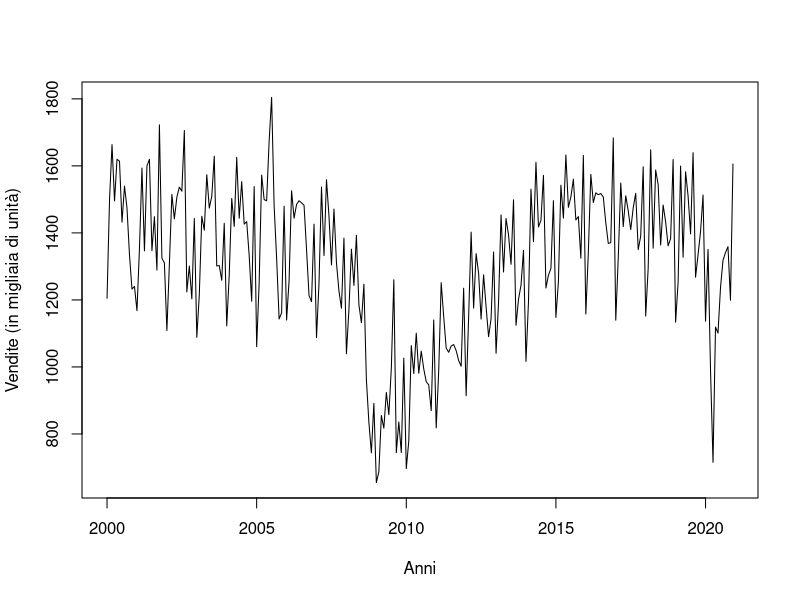
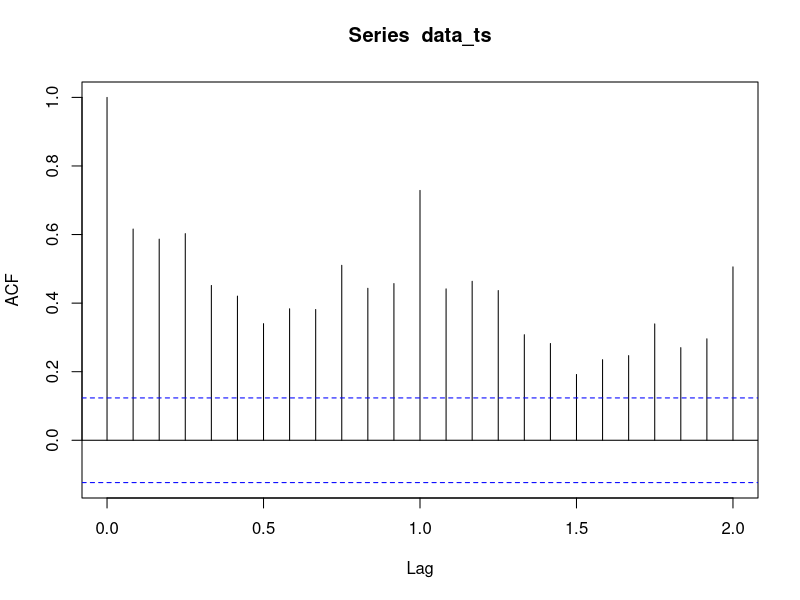
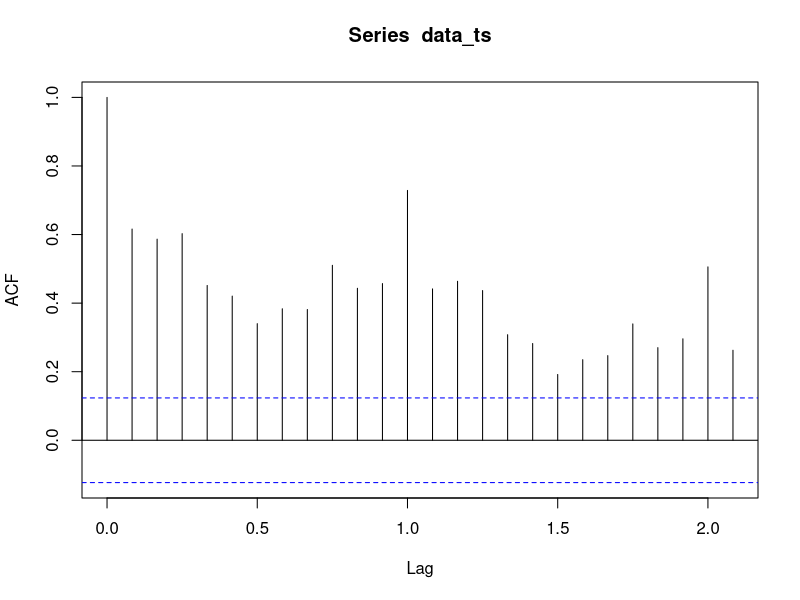
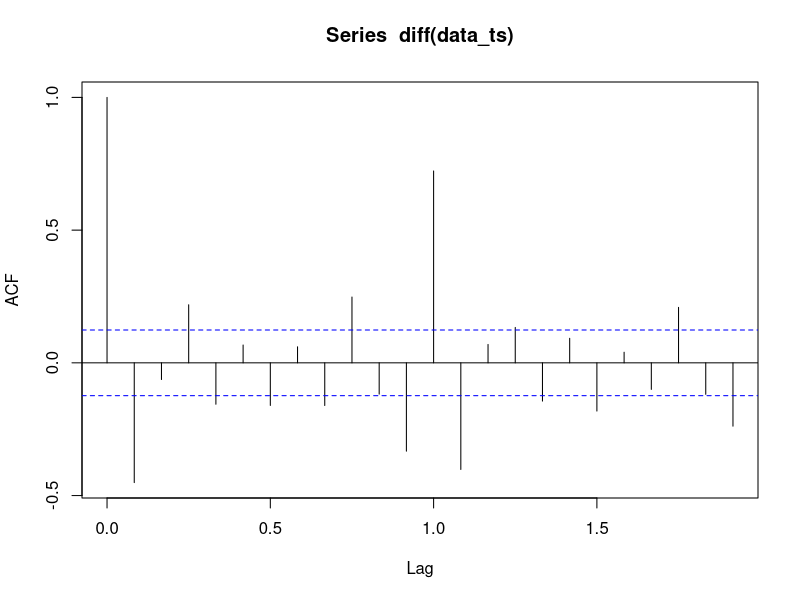
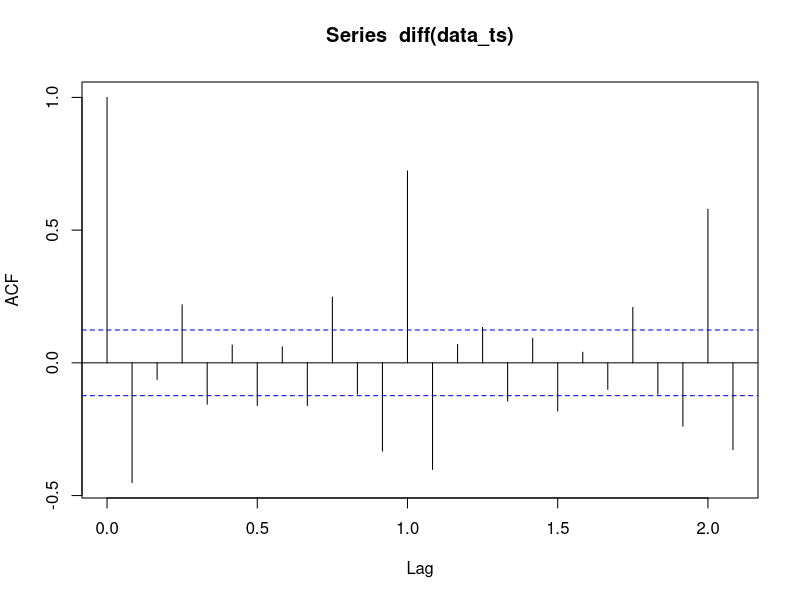
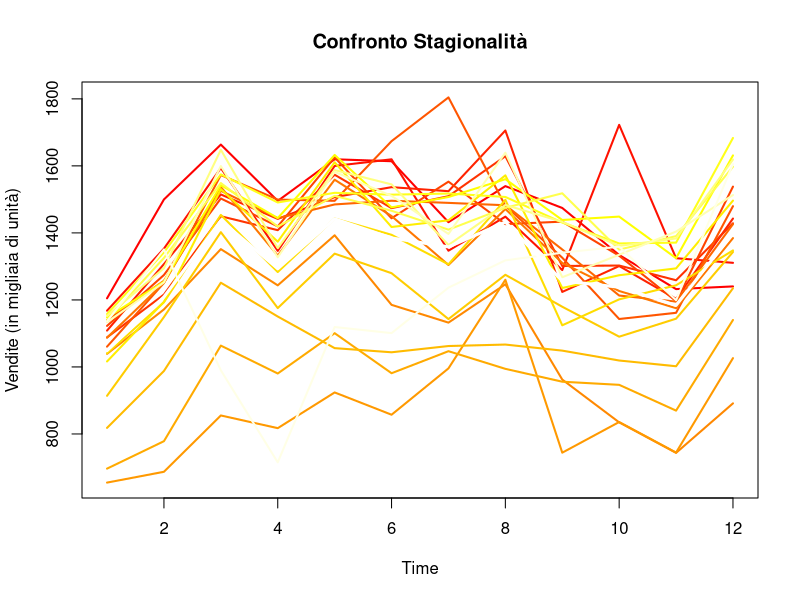
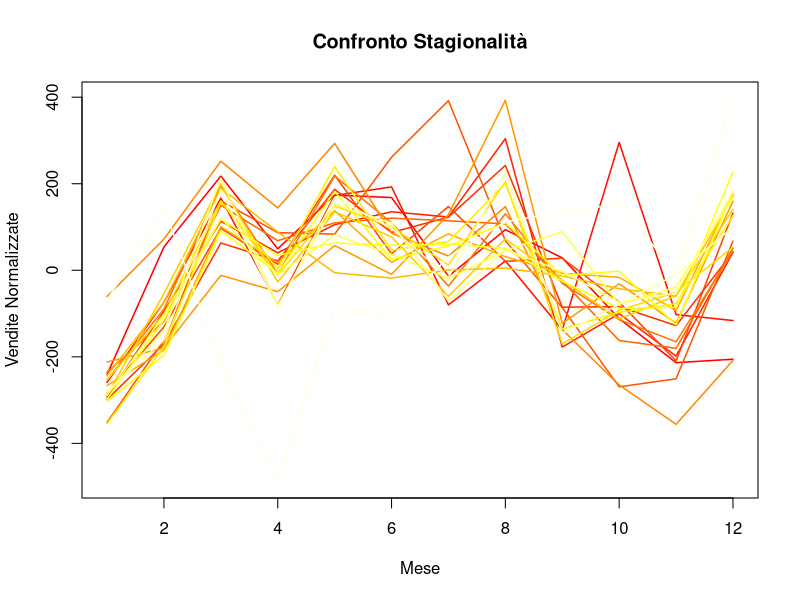
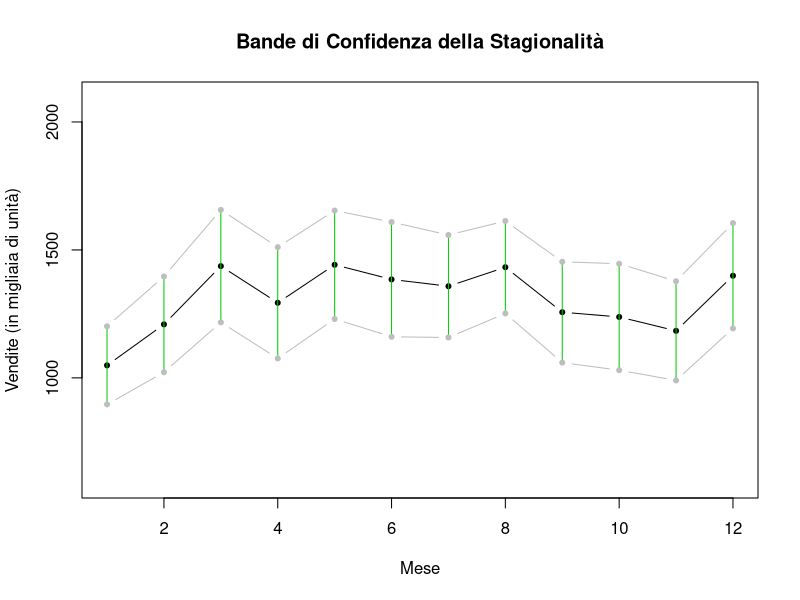

Reproduce these figures in R, in order.
data = read.csv("LTOTALNSA.csv", header = TRUE, sep = ",", stringsAsFactors = F)
colnames(data) <- c("Data", "Vendite")
head(data)
summary(data)

# Costruzione Time Series
data_ts <- ts(data$Vendite, frequency = 12, start = 2000, end = c(2020, 12))
head(data_ts)
ts.plot(data_ts, xlab="Anni", ylab="Vendite (in migliaia di unità)")

# Parametri Time Series
start(data_ts)
end(data_ts)
frequency(data_ts)


### ANALISI PRELIMINARE
# ACF
acf(data_ts)
acf(data_ts, 25) ### Chiari picchi dopo un periodo e due periodi
acf(diff(data_ts))
acf(diff(data_ts), 25)


# Confronto Stagionalità
m_data = matrix(data_ts, 12, 21)

ts.plot(m_data, col = heat.colors(21), main = "Confronto Stagionalità", ylab = "Vendite (in migliaia di unità)", lwd=2)
lines(rowMeans(m_data),lwd=3,col="white")

# Rimuoviamo il trend normalizzando
ts.plot(scale(m_data, scale=F), col = heat.colors(21), main = "Confronto Stagionalità", ylab = "Vendite Normalizzate", xlab="Mese", lwd=1.5)
par(bg = "white")

# Bande di confidenza Stagionalità
data_ts.sd=vector("numeric",12)
for(i in 1:12){
  data_ts.sd[i]=sd(m_data[i,])
}

data_ts.m=rowMeans(m_data)
plot(data_ts.m,pch=20,type="b", ylim=range(c(data_ts.m-3*data_ts.sd, data_ts.m+3*data_ts.sd)), 
     main = "Bande di Confidenza della Stagionalità", ylab="Vendite (in migliaia di unità)", xlab="Mese")
arrows(1:12,data_ts.m-data_ts.sd,1:12,data_ts.m+data_ts.sd,length=0.02,angle=90,
       code=3,col="green3")
points(data_ts.m+data_ts.sd,type="b",pch=20,col="gray")
points(data_ts.m-data_ts.sd,type="b",pch=20,col="gray")

# Boxplot Stagionalità
boxplot(t(m_data), pch=19)
boxplot(t(scale(m_data, scale=F)), pch=19)


### DECOMPOSIZIONE

# Decomposizione Additiva
data_ts.da=decompose(data_ts)
plot(data_ts.da)

# Decomposizione Moltiplicativa
data_ts.dm=decompose(data_ts, type="multiplicative")
plot(data_ts.dm)

# Stl Additivo
data_ts.stla = stl(data_ts,s.window=11)
plot(data_ts.stla, main="Decomposizione STL Additiva")

# Stl Moltiplicativo
data_ts.stlm = stl(log(data_ts),s.window=7)
plot(data_ts.stlm, main="Decomposizione STL Moltiplicativa")

# Confronto Stagionalità
plot(data_ts.da$seasonal,main = "Confronto Stagionalità", ylab = "Stagionalità")
lines(mean(data_ts.dm$trend, na.rm=T)*(data_ts.dm$seasonal-1),col="red")
lines(data_ts.stla$time.series[,1],col="green")
lines(data_ts.stlm$time.series[,1]*mean(data_ts.stla$time.series[,2],na.rm=T),col="blue")


# Confronto rumore
plot(data_ts.da$random, ylab="Rumore")
lines(mean(data_ts.dm$trend, na.rm=TRUE)*(data_ts.dm$random-1), col="red")
lines(data_ts.stla$time.series[,3],col="green")
lines(data_ts.stlm$time.series[,3]*mean(data_ts.stla$time.series[,2],na.rm=T),col="blue")

### VALORI PARAGONABILI CATTURANO COSE SIMILI, dobbiamo decidere quale decomposizione funzioni
# meglio.

### ANALISI DEI RESIDUI

# DECOMPOSIZIONE ADDITIVA
data_ts.dar <- na.omit(data_ts.da$random)

# Istogramma
hist(data_ts.dar, 35, freq=F, main="Istogramma Residui Additivi", xlab="Residui")
lines(density(data_ts.dar), col="blue")
lines(sort(data_ts.dar), dnorm(sort(data_ts.dar), mean(data_ts.dar), sd(data_ts.dar)), col="red")

# Q-Q Plot
qqnorm(data_ts.dar, main="Q-Q Plot Residui Additivi")
qqline(data_ts.dar, col="red")

# Shapito Wilk
shapiro.test(data_ts.dar)

# ACF Residui  I RESIDUI NON HANNO UNA STRUTTURA NON HANNO PICCHI NELLE VARIE STAGIONI
acf(data_ts.dar, 50, main = "ACF Residui Additivi")


# DECOMPOSIZIONE MOLTIPLICATIVA
data_ts.dmr <- na.omit(log(data_ts.dm$random))


# Istogramma
hist(data_ts.dmr, 35, freq=F, main="Istogramma Residui Moltiplicativi", xlab="Residui")
lines(density(data_ts.dmr), col="blue")
lines(sort(data_ts.dmr), dnorm(sort(data_ts.dmr), mean(data_ts.dmr), sd(data_ts.dmr)), col="red")

# Q-Q Plot
qqnorm(data_ts.dmr, main="Q-Q Plot Residui Moltiplicativi")
qqline(data_ts.dmr, col="red")

# Shapiro Wilk
shapiro.test(data_ts.dmr)

# ACF Residui
acf(data_ts.dmr, 50, main = "ACF Residui Moltiplicativi")


# DECOMPOSIZIONE STL ADDITIVA
data_ts.stlar <- data_ts.stla$time.series[,3]

# Istogramma
hist(data_ts.stlar, 30, freq=F, main="Istogramma Residui STL Additivi", xlab="Residui")
lines(density(data_ts.stlar), col="blue")
lines(sort(data_ts.stlar), dnorm(sort(data_ts.stlar), mean(data_ts.stlar), sd(data_ts.stlar)), col="red")

# Q-Q Plot
qqnorm(data_ts.stlar, main="Q-Q Plot Residui STL Additivi")
qqline(data_ts.stlar, col="red")

# Shapiro Wilk
shapiro.test(data_ts.stlar)

# ACF Residui
acf(data_ts.stlar, 50, main = "ACF Residui STL Additivi")


# DECOMPOSIZIONE STL MOLTIPLICATIVA
data_ts.stlmr <- data_ts.stlm$time.series[,3]


# Istogramma
hist(data_ts.stlmr, 40, freq=F, main="Istogramma Residui STL Moltiplicativi", xlab="Residui")
lines(density(data_ts.stlmr), col="blue")
lines(sort(data_ts.stlmr), dnorm(sort(data_ts.stlmr), mean(data_ts.stlmr), sd(data_ts.stlmr)), col="red")

# Q-Q Plot
qqnorm(data_ts.stlmr, main="Q-Q Plot Residui STL Moltiplicativi")
qqline(data_ts.stlmr, col="red")

# Shapiro Wilk
shapiro.test(data_ts.stlmr)

# ACF Residui
acf(data_ts.stlmr, 50, main = "ACF Residui STL Moltiplicativi")


# Confronto Deviazione Standard modelli di Decomposizione
sd(acf(data_ts.dar, plot=F)$acf)
sd(acf(data_ts.dmr, plot=F)$acf)
sd(acf(data_ts.stlar, plot = F)$acf)
sd(acf(data_ts.stlmr, plot = F)$acf)


### PREVISIONE

# Holt Winters

data_ts.hw.1 = HoltWinters(data_ts)
plot(data_ts.hw.1)

data_ts.hw.1$alpha
data_ts.hw.1$beta
data_ts.hw.1$gamma

# Confronto con STL additivo
# Trend
ts.plot(data_ts.stla$time.series[,2],data_ts.hw.1$fitted[,2],col=c("black","red"), main = "Confronto HW Auto con Trend STL Additivo")
legend(
  "bottomleft",
  legend = c( "STL Additivo", "Holt-Winters Auto"),
  col = c("black", "red"),
  lwd = 2,
  cex = 0.6
)

# Stagionalità
ts.plot(data_ts.stla$time.series[,1],data_ts.hw.1$fitted[,4],col=c("black","red"), ylim=c(-450, 200), main = "Confronto HW Auto con Stagionalità STL Additivo")
legend(
  "bottomleft",
  legend = c( "STL Additivo", "Holt-Winters Auto"),
  col = c("black", "red"),
  lwd = 2,
  cex = 0.6
)

# Holt Winters Manuale
x=1:22

coefficients(lm(data_ts[1:22]~x))

data_ts.hw.2 = HoltWinters(data_ts, alpha=0.35, beta=0.1, gamma=0.45, l.start=1451, b.start=-0.37 )
plot(data_ts.hw.2)
plot(data_ts.hw.2$fitted)

plot(HoltWinters(data_ts,l.start=48,b.start=-0.21)$fitted)

# Confronto con STL additivo
# Trend
ts.plot(data_ts.stla$time.series[,2],data_ts.hw.2$fitted[,2],col=c("black","red"), main = "Confronto HW Man con Trend STL Additivo")
legend(
  "bottomleft",
  legend = c( "STL Additivo", "Holt-Winters Man"),
  col = c("black", "red"),
  lwd = 2,
  cex = 0.6
)

# Stagionalità
ts.plot(data_ts.stla$time.series[,1],data_ts.hw.2$fitted[,4],col=c("black","red"), ylim=c(-450, 200), main = "Confronto HW Man con Stagionalità STL Additivo")
legend(
  "bottomleft",
  legend = c( "STL Additivo", "Holt-Winters Man"),
  col = c("black", "red"),
  lwd = 2,
  cex = 0.6
)

# Autoregressione con Yule-Walker
data_ts.ar = ar(data_ts)
data_ts.ar
data_ts.ar$var/var(data_ts[15:length(data_ts)])

data_ts.ar.an = data_ts - data_ts.ar$resid


# Autoregressione con Minimi Quadrati
data_ts.ls = ar(data_ts, method="ols")
data_ts.ls
data_ts.ar$var/var(data_ts[23:length(data_ts)])

data_ts.ls.an = data_ts - data_ts.ls$resid



### ANALISI DEI RESIDUI

# Holt Winters con parametri automatici
data_ts.hw.1.r = residuals(data_ts.hw.1)

plot(data_ts.hw.1.r, type="p", pch=20)
plot(data_ts.hw.1$fitted[,1], data_ts.hw.1.r, pch=20)

# Varianza Spiegata
var(data_ts.hw.1.r)/var(window(data_ts, c(2001, 1)))

# Autocorrelazione
acf(data_ts.hw.1.r, main="ACF Residui HW Auto")

# Istogramma
hist(data_ts.hw.1.r, 30, freq=F, main="Istogramma Residui HW Auto")
lines(density(data_ts.hw.1.r),col="blue")
lines(sort(na.omit(data_ts.hw.1.r)),dnorm(sort(na.omit(data_ts.hw.1.r)),mean(na.omit(data_ts.hw.1.r)),sd(na.omit(data_ts.hw.1.r))),col="red")

# Q-Q Plot
qqnorm(data_ts.hw.1.r,main = "Q-Q Plot HW Auto")
qqline(data_ts.hw.1.r, col="red")

# Shapiro Test
shapiro.test(data_ts.hw.1.r)

# Incertezza
plot(data_ts.hw.1, predict(data_ts.hw.1, 12), main="Holt-Winters Auto", ylim=c(300,1800))
#lines(predict(data_ts.hw.1, 12) + qnorm(0.05, mean(data_ts.hw.1.r)), col="blue")
#lines(predict(data_ts.hw.1, 12) + qnorm(0.95, mean(data_ts.hw.1.r)), col="blue")
lines(predict(data_ts.hw.1, 12) + quantile(data_ts.hw.1.r, 0.05), col="green3")
lines(predict(data_ts.hw.1, 12) + quantile(data_ts.hw.1.r, 0.95), col="green3")
legend(
  "bottomleft",
  legend = c( "Osservazioni", "Holt-Winters Auto"),
  col = c("black", "red"),
  lwd = 2,
  cex = 0.6
)


# Holt Winters con parametri manuali
data_ts.hw.2.r = residuals(data_ts.hw.2)

plot(data_ts.hw.2.r, type="p", pch=20)
plot(data_ts.hw.2$fitted[,1], data_ts.hw.2.r, pch=20)

# Varianza Spiegata
var(data_ts.hw.2.r)/var(window(data_ts, c(2001, 1)))

# Autocorrelazione
acf(data_ts.hw.2.r, main="ACF Residui HW Man")

# Istogramma
hist(data_ts.hw.2.r, 30, freq=F, main="Istogramma Residui HW Man")
lines(density(data_ts.hw.2.r),col="blue")
lines(sort(na.omit(data_ts.hw.2.r)),dnorm(sort(na.omit(data_ts.hw.2.r)),mean(na.omit(data_ts.hw.2.r)),sd(na.omit(data_ts.hw.2.r))),col="red")

# Q-Q Plot
qqnorm(data_ts.hw.2.r,main = "Q-Q Plot HW Man")
qqline(data_ts.hw.2.r, col="red")

# Shapiro Test
shapiro.test(data_ts.hw.2.r)

# Incertezza
plot(data_ts)
plot(data_ts.hw.2, predict(data_ts.hw.2, 12), main="Holt-Winters Manuale", ylim=c(300,1800))
#lines(predict(data_ts.hw.2, 12) + qnorm(0.05, mean(data_ts.hw.2.r)), col="blue")
#lines(predict(data_ts.hw.2, 12) + qnorm(0.95, mean(data_ts.hw.2.r)), col="blue")
lines(predict(data_ts.hw.2, 12) + quantile(data_ts.hw.2.r, 0.05), col="green3")
lines(predict(data_ts.hw.2, 12) + quantile(data_ts.hw.2.r, 0.95), col="green3")
legend(
  "bottomleft",
  legend = c( "Osservazioni", "Holt-Winters Manuale"),
  col = c("black", "red"),
  lwd = 2,
  cex = 0.6
)

# Yule Walker
data_ts.ar.r = data_ts.ar$resid[16:252]

plot(data_ts.ar.r, type="p", pch=20)

# Autocorrelazione
acf(data_ts.ar.r, main="ACF Residui YW")

# Istogramma
hist(data_ts.ar.r, 30, freq=F, main="Istogramma Residui YW")
lines(density(data_ts.ar.r),col="blue")
lines(sort(na.omit(data_ts.ar.r)),dnorm(sort(na.omit(data_ts.ar.r)),mean(na.omit(data_ts.ar.r)),sd(na.omit(data_ts.ar.r))),col="red")

# Q-Q Plot
qqnorm(data_ts.ar.r,main = "Q-Q Plot YW")
qqline(data_ts.ar.r, col="red")

# Shapiro Test
shapiro.test(data_ts.ar.r)

# Incertezza
data_ts.ar.pt = predict(data_ts.ar, n.ahead = 12, se.fit = FALSE)

plot(data_ts, main = "Yule-Walker", col="black")
lines(data_ts.ar.pt, col = "red")
lines(data_ts -data_ts.ar$resid, col = "red")
lines(data_ts.ar.pt + quantile(data_ts.ar.r, 0.05), col="green3")
lines(data_ts.ar.pt + quantile(data_ts.ar.r, 0.95), col="green3")

legend(
  "bottomleft",
  legend = c( "Osservazioni", "Yule-Walker"),
  col = c("black", "red"),
  lwd = 2,
  cex = 0.6
)

# Minimi Quadrati
data_ts.ls.r = data_ts.ls$resid[23:252]

plot(data_ts.ls.r, type="p", pch=20)

# Autocorrelazione
acf(data_ts.ls.r, main="ACF Residui MQ")

# Istogramma
hist(data_ts.ls.r, 20, freq=F, main="Istogramma Residui MQ")
lines(density(data_ts.ls.r),col="blue")
lines(sort(na.omit(data_ts.ls.r)),dnorm(sort(na.omit(data_ts.ls.r)),mean(na.omit(data_ts.ls.r)),sd(na.omit(data_ts.ls.r))),col="red")

# Q-Q Plot
qqnorm(data_ts.ls.r,main = "Q-Q Plot MQ")
qqline(data_ts.ls.r, col="red")

# Shapiro Test
shapiro.test(data_ts.ls.r)

# Incertezza
data_ts.ls.pt = predict(data_ts.ls, n.ahead = 12, se.fit = FALSE)

plot(data_ts, main = "Minimi Quadrati", col="black")
lines(data_ts.ls.pt, col = "red")
lines(data_ts -data_ts.ls$resid, col = "red")
lines(data_ts.ls.pt + quantile(data_ts.ls.r, 0.05), col="green3")
lines(data_ts.ls.pt + quantile(data_ts.ls.r, 0.95), col="green3")

segments(2019,0,2019, col="black")

legend(
  "bottomleft",
  legend = c( "Osservazioni", "Minimi Quadrati"),
  col = c("black", "red"),
  lwd = 2,
  cex = 0.6
)


### AUTOVALIDAZIONE

# Previsione 2020
res.hw.1 = rep(0,11)
res.hw.2 = rep(0,11)
res.ar = rep(0,11)
res.ls = rep(0,11)

for (i in 1:11) {
  train = window(data_ts, end = c(2020, i))
  test = window(data_ts, start = c(2020, i+1))
  res.hw.1[i] = predict(HoltWinters(train, alpha = 0.3639011 , beta = 0, gamma = 0.4074314), 1)
  res.hw.2[i] = predict(HoltWinters(train, alpha=0.35, beta=0.1, gamma=0.45, l.start=1451, b.start=-0.37 ), 1)
  res.ar[i] = predict(ar(train), n.ahead = 1, se.fit = F)
  res.ls[i] = predict(ar(train, method="ols"), n.ahead = 1, se.fit = F)
}

test = window(data_ts, start=c(2020, 2))
sqrt(mean((test-res.hw.1)^2))
sqrt(mean((test-res.hw.2)^2))
sqrt(mean((test-res.ar)^2))
sqrt(mean((test-res.ls)^2))

ts.plot(test, res.hw.1, res.hw.2, res.ar, res.ls, main="Confronto 2020", col=c("black", "blue", "red", "green3", "brown"), ylim=c(400, 1800))
legend(
  "bottomright",
  legend = c( "Test", "HW Auto", "HW Man", "YW", "MQ"),
  col = c("black", "blue", "red", "green3", "brown"),
  lwd = 2,
  cex = 0.6
)

### Previsione 2019

res.hw.1 = rep(0,11)
res.hw.2 = rep(0,11)
res.ar = rep(0,11)
res.ls = rep(0,11)

for (i in 1:11) {
  train = window(data_ts, end = c(2019, i))
  test = window(data_ts, start = c(2019, i+1), end=c(2019,12))
  res.hw.1[i] = predict(HoltWinters(train, alpha = 0.3639011 , beta = 0, gamma = 0.4074314), 1)
  res.hw.2[i] = predict(HoltWinters(train, alpha=0.35, beta=0.1, gamma=0.45, l.start=1451, b.start=-0.37 ), 1)
  res.ar[i] = predict(ar(train), n.ahead = 1, se.fit = F)
  res.ls[i] = predict(ar(train, method="ols"), n.ahead = 1, se.fit = F)
}

test = window(data_ts, start=c(2019, 2), end=c(2019,12))
sqrt(mean((test-res.hw.1)^2))
sqrt(mean((test-res.hw.2)^2))
sqrt(mean((test-res.ar)^2))
sqrt(mean((test-res.ls)^2))

ts.plot(test, res.hw.1, res.hw.2, res.ar, res.ls, main="Confronto 2019", col=c("black", "blue", "red", "green3", "brown"), ylim=c(900, 1800))
legend(
  "bottom",
  legend = c( "Test", "HW Auto", "HW Man", "YW", "MQ"),
  col = c("black", "blue", "red", "green3", "brown"),
  lwd = 2,
  cex = 0.6
)

### Previsione FINALE
# Previsione Yule Walker
data_ts.ar.pt = predict(data_ts.ar, n.ahead=12, se.fit=FALSE)
data_ts.ar.r = data_ts.ar$resid[16:252]

y.max = max(data_ts.ar.pt + quantile(data_ts.ar.r, 0.95))
y.min = min(data_ts.ar.pt + quantile(data_ts.ar.r, 0.05))
ts.plot(data_ts.ar.pt, ylim=c(y.min, y.max), col="red", main="Previsione Finale")
lines(data_ts.ar.pt + quantile(data_ts.ar.r, 0.95), col = "green3")
lines(data_ts.ar.pt + quantile(data_ts.ar.r, 0.05), col = "green3")


